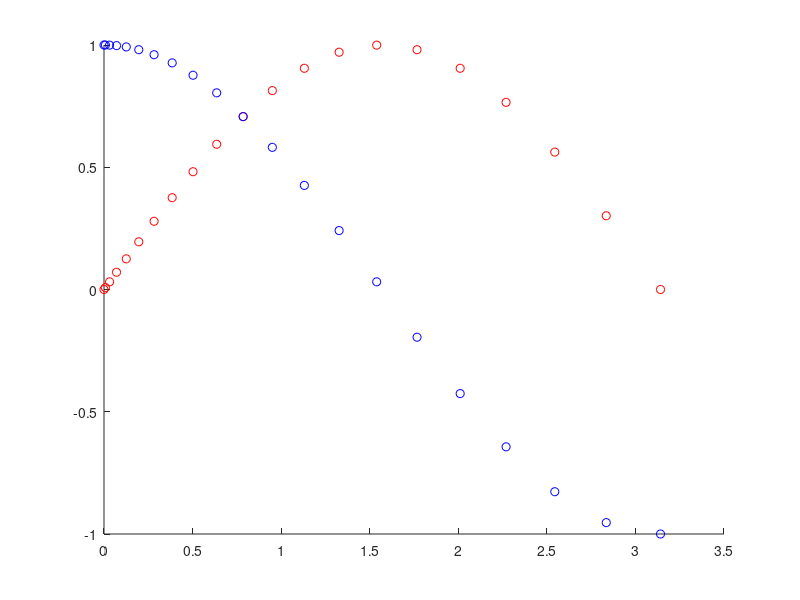

Recreate this plot in MATLAB. (Note: this script raises an error after producing the figure.)
clear;

xx = (0:0.05:1).^2 * pi;
yy = sin(xx);
dyy = cos(xx);
figure(1);
clf;
hold on;
scatter(xx,yy,'r');
scatter(xx,dyy,'b');

pp = makima(xx,yy);

ixx = 0:0.1:pi;
plot(ixx, ppval(pp,ixx),'r');

dpp = ipp_deriv(pp);
plot(ixx, ppval(dpp,ixx),'b');

